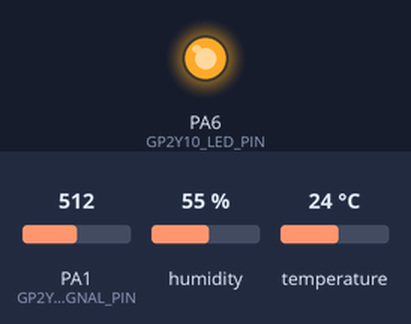
Recording of a sketch running on a simulated STM32 Blue Pill. Parts: output pins drawn as LEDs (lit = HIGH). Inputs (shaded band) come from the test bench; at power-on: PA1 (GP2Y10_SIGNAL_PIN) = 512, humidity 55 %, temperature 24 °C. What the sketch prints to the serial monitor is not drawn.

Above: at 0.1 s.
Timing chart, 0 to 1.6 s (numbered marks = the images above):
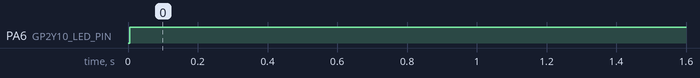

Measured:
- by itself, PA6 (GP2Y10_LED_PIN): LOW → HIGH at 0.01 s

The sketch:

embedded_final.ino
```cpp
// Include required libraries
#include <DHT.h>
#include <HardwareSerial.h>

// Define pins for DHT22 and GP2Y10
#define DHTPIN PB6     // Pin connected to the DHT22 data pin
#define DHTTYPE DHT22  // DHT 22 (AM2302)
#define GP2Y10_LED_PIN PA6   // Pin connected to the LED control pin of GP2Y10
#define GP2Y10_SIGNAL_PIN PA1 // Pin connected to the analog signal output of GP2Y10
HardwareSerial Serial1(PA10, PA9);
// Initialize DHT sensor
DHT dht(DHTPIN, DHTTYPE);

void setup() {
  // Initialize serial communication
  Serial.begin(115200);
  Serial1.begin(115200);
  // Initialize DHT sensor
  dht.begin();
  // Initialize pins
  pinMode(GP2Y10_LED_PIN, OUTPUT);
  pinMode(GP2Y10_SIGNAL_PIN, INPUT);
}

void loop() {
  // Read data from DHT22 sensor
  float humidity = dht.readHumidity();
  float temperature = dht.readTemperature();

  // Check if any reads failed and exit early (to try again)
  if (isnan(humidity) || isnan(temperature)) {
    Serial.println("Failed to read from DHT sensor!");
    return;
  }

  // Read data from GP2Y10 sensor
  digitalWrite(GP2Y10_LED_PIN, LOW);  // Turn on the LED
  delayMicroseconds(280);             // Wait for the sensor to stabilize

  int sensorValue = analogRead(GP2Y10_SIGNAL_PIN); // Read analog value
  digitalWrite(GP2Y10_LED_PIN, HIGH); // Turn off the LED
  delayMicroseconds(40);              // Wait before the next reading

  // Convert the sensor value to voltage
  float voltage = sensorValue * (5.0 / 1024.0);

  // Calculate dust density in mg/m3
  float dustDensity = max(170.0 * voltage - 100.0, 0.0);

  // Print the results to the Serial Monitor
  Serial.print("Humidity: ");
  Serial.print(humidity);
  Serial.print(" %\t");
  Serial.print("Temperature: ");
  Serial.print(temperature);
  Serial.print(" *C\t");
  Serial.print("Dust Density: ");
  Serial.print(dustDensity);
  Serial.println(" ug/m3");
  String strh = String(humidity, 2);
  String strt = String(temperature, 2);
  String strd = String(dustDensity, 2);
  String result = strt+" "+strh+" "+strd;
  Serial1.println(result);
  Serial1.flush();

  // Wait before the next loop iteration
  delay(1000);
}
```
